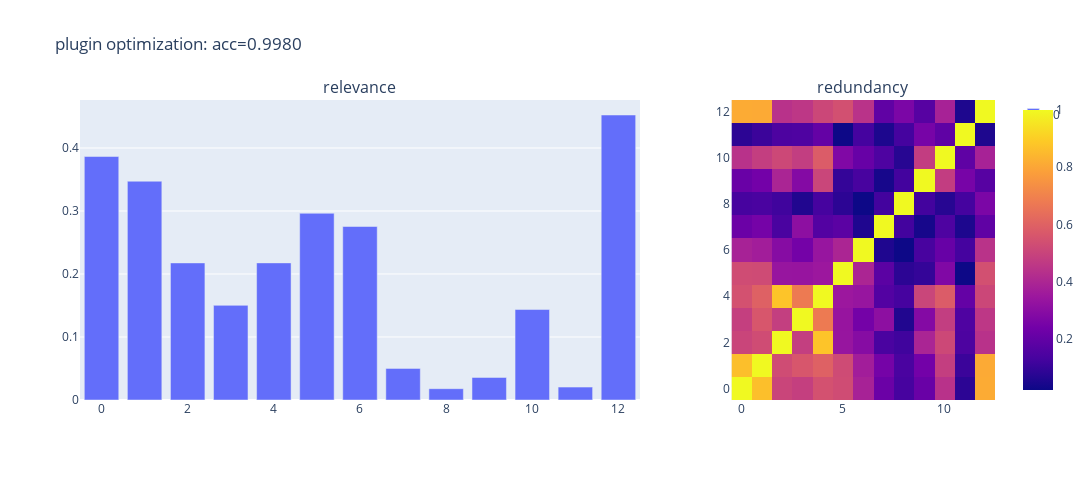

The code cell stored with this chart in its notebook:
### Code cell
X_new_df = pd.DataFrame(data=X_new, columns=list(range(X_new.shape[1])))

show_relevance_redundancy(
    X_new_df,
    y,
    None,
    f"plugin optimization: acc={evaluate_model(clf, X_new_df, y, None):.4f}",
)

### Figure 1 — Plotly figure (JSON) as saved in the notebook; plotly's stock layout.template omitted (floating-point values rounded to 4 significant figures; data arrays with more than 128 entries replaced by an {"elided": "..."} marker saying what was removed)
{"data": [{"alignmentgroup": "True", "hovertemplate": "variable=0<br>index=%{x}<br>value=%{y}<extra></extra>", "legendgroup": "0", "marker": {"color": "#636efa", "pattern": {"shape": ""}}, "name": "0", "offsetgroup": "0", "orientation": "v", "showlegend": true, "textposition": "auto", "type": "bar", "x": [0, 1, 2, 3, 4, 5, 6, 7, 8, 9, 10, 11, 12], "xaxis": "x", "y": [0.3864, 0.3472, 0.2176, 0.1502, 0.2176, 0.2963, 0.2754, 0.05017, 0.01797, 0.03579, 0.1436, 0.02048, 0.4523], "yaxis": "y"}, {"coloraxis": "coloraxis", "hovertemplate": "x: %{x}<br>y: %{y}<br>color: %{z}<extra></extra>", "name": "0", "type": "heatmap", "xaxis": "x2", "yaxis": "y2", "z": {"elided": "13x13 float values"}}], "layout": {"annotations": [{"font": {"size": 16}, "showarrow": false, "text": "relevance", "x": 0.306, "xanchor": "center", "xref": "paper", "y": 1, "yanchor": "bottom", "yref": "paper"}, {"font": {"size": 16}, "showarrow": false, "text": "redundancy", "x": 0.856, "xanchor": "center", "xref": "paper", "y": 1, "yanchor": "bottom", "yref": "paper"}], "height": 480, "title": {"text": "plugin optimization: acc=0.9980"}, "width": 1200, "xaxis": {"anchor": "y", "domain": [0, 0.612]}, "xaxis2": {"anchor": "y2", "domain": [0.712, 1]}, "yaxis": {"anchor": "x", "domain": [0, 1]}, "yaxis2": {"anchor": "x2", "domain": [0, 1]}}}
